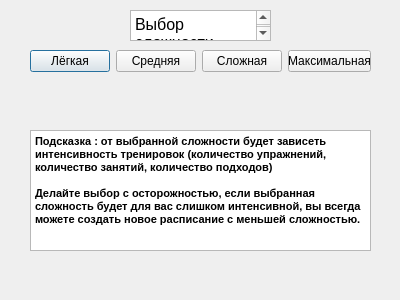
<?xml version="1.0" encoding="UTF-8"?>
<ui version="4.0">
 <class>DifficultyDialog</class>
 <widget class="QDialog" name="DifficultyDialog">
  <property name="geometry">
   <rect>
    <x>0</x>
    <y>0</y>
    <width>400</width>
    <height>300</height>
   </rect>
  </property>
  <property name="windowTitle">
   <string>Dialog</string>
  </property>
  <widget class="QTextBrowser" name="textBrowser">
   <property name="geometry">
    <rect>
     <x>130</x>
     <y>10</y>
     <width>141</width>
     <height>31</height>
    </rect>
   </property>
   <property name="html">
    <string>&lt;!DOCTYPE HTML PUBLIC &quot;-//W3C//DTD HTML 4.0//EN&quot; &quot;http://www.w3.org/TR/REC-html40/strict.dtd&quot;&gt;
&lt;html&gt;&lt;head&gt;&lt;meta name=&quot;qrichtext&quot; content=&quot;1&quot; /&gt;&lt;style type=&quot;text/css&quot;&gt;
p, li { white-space: pre-wrap; }
&lt;/style&gt;&lt;/head&gt;&lt;body style=&quot; font-family:'MS Shell Dlg 2'; font-size:8.25pt; font-weight:400; font-style:normal;&quot;&gt;
&lt;p style=&quot; margin-top:0px; margin-bottom:0px; margin-left:0px; margin-right:0px; -qt-block-indent:0; text-indent:0px;&quot;&gt;&lt;span style=&quot; font-size:12pt;&quot;&gt;Выбор сложности &lt;/span&gt;&lt;/p&gt;&lt;/body&gt;&lt;/html&gt;</string>
   </property>
  </widget>
  <widget class="QTextBrowser" name="textBrowser_2">
   <property name="geometry">
    <rect>
     <x>30</x>
     <y>130</y>
     <width>341</width>
     <height>121</height>
    </rect>
   </property>
   <property name="html">
    <string>&lt;!DOCTYPE HTML PUBLIC &quot;-//W3C//DTD HTML 4.0//EN&quot; &quot;http://www.w3.org/TR/REC-html40/strict.dtd&quot;&gt;
&lt;html&gt;&lt;head&gt;&lt;meta name=&quot;qrichtext&quot; content=&quot;1&quot; /&gt;&lt;style type=&quot;text/css&quot;&gt;
p, li { white-space: pre-wrap; }
&lt;/style&gt;&lt;/head&gt;&lt;body style=&quot; font-family:'MS Shell Dlg 2'; font-size:8.25pt; font-weight:400; font-style:normal;&quot;&gt;
&lt;p style=&quot; margin-top:0px; margin-bottom:0px; margin-left:0px; margin-right:0px; -qt-block-indent:0; text-indent:0px;&quot;&gt;&lt;span style=&quot; font-weight:600;&quot;&gt;Подсказка : от выбранной сложности будет зависеть интенсивность тренировок (количество упражнений, количество занятий, количество подходов)&lt;br /&gt;&lt;br /&gt;Делайте выбор с осторожностью, если выбранная сложность будет для вас слишком интенсивной, вы всегда можете создать новое расписание с меньшей сложностью. &lt;/span&gt;&lt;/p&gt;&lt;/body&gt;&lt;/html&gt;</string>
   </property>
  </widget>
  <widget class="QWidget" name="">
   <property name="geometry">
    <rect>
     <x>30</x>
     <y>50</y>
     <width>341</width>
     <height>23</height>
    </rect>
   </property>
   <layout class="QHBoxLayout" name="horizontalLayout">
    <item>
     <widget class="QPushButton" name="level1Button">
      <property name="text">
       <string>Лёгкая</string>
      </property>
     </widget>
    </item>
    <item>
     <widget class="QPushButton" name="level2Button">
      <property name="text">
       <string>Средняя</string>
      </property>
     </widget>
    </item>
    <item>
     <widget class="QPushButton" name="level3Button">
      <property name="text">
       <string>Сложная</string>
      </property>
     </widget>
    </item>
    <item>
     <widget class="QPushButton" name="level4Button">
      <property name="text">
       <string>Максимальная</string>
      </property>
     </widget>
    </item>
   </layout>
  </widget>
 </widget>
 <resources/>
 <connections/>
</ui>
